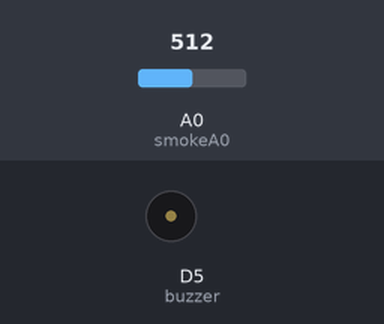
A sketch run on a simulated ESP8266 (NodeMCU). Shown: buzzer (waves = sounding, pin HIGH). The inputs (shaded band) are chosen by the test bench; at power-on: A0 (smokeA0) = 512. WiFi joins after 1.5 s; servers stay silent unless stated; what the sketch prints to the serial monitor is not drawn.

Above: at 3.0 s.
3.1 s: A0 (smokeA0) set to 688
6.2 s: A0 (smokeA0) set to 711
At 8.0 s:
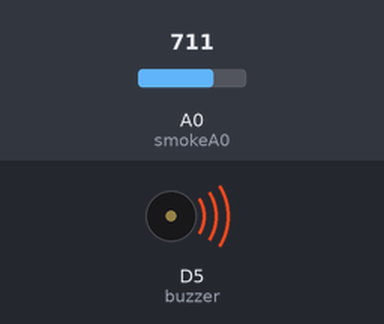
8.7 s: A0 (smokeA0) set to 690
At 10.9 s:
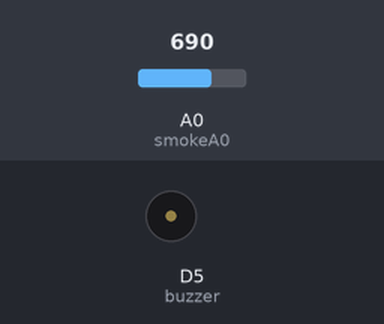
11.2 s: A0 (smokeA0) set to 710
At 13.0 s:
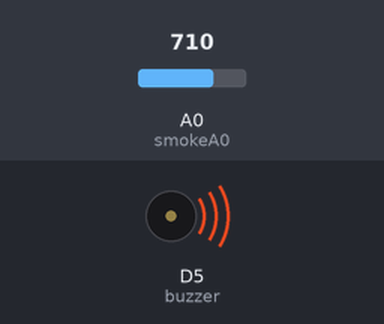
Timing chart, 0 to 14.5 s (numbered marks = the images above; inputs shaded):
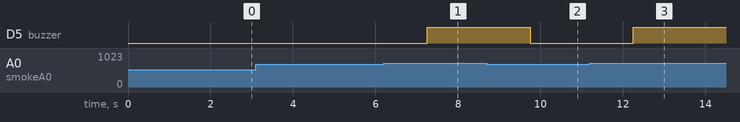

Measured:
- the behaviour switches between 700 and 701 on A0 (smokeA0) (found by bisection; images 0 and 1)
- after the input at 3.1 s, every drawn part: stays the same
- after the input at 6.2 s, D5 (buzzer): LOW → HIGH after 1.1 s
- after the input at 8.7 s, D5 (buzzer): HIGH → LOW after 1.1 s
- after the input at 11.2 s, D5 (buzzer): LOW → HIGH after 1.1 s

The sketch:

fire_detection_1.ino
```cpp
#define BLYNK_TEMPLATE_ID "TMPL4pBbwNmJw"
#define BLYNK_TEMPLATE_NAME "fire alert"
#define BLYNK_AUTH_TOKEN "bizzAYq3X721Pkvx-uXgl7_hMy3jDXJu"

#define BLYNK_PRINT Serial

#include <ESP8266WiFi.h>
#include <BlynkSimpleEsp8266.h>
#include <Firebase_ESP_Client.h>
#include <addons/RTDBHelper.h>

// ---- WiFi ----
char ssid[] = "medina";
char pass[] = "nemasifre";

// ---- Firebase ----
#define DATABASE_URL "https://smart-home-26a6e-default-rtdb.firebaseio.com"
#define API_KEY "AIzaSyBvLLHQ891y0adMOqXllmh9UX080MjctOk"

FirebaseData fbdo;
FirebaseAuth auth;
FirebaseConfig config;

// ---- Sensor ----
int smokeA0 = A0;
int sensorThres = 700;
BlynkTimer timer;

// ---- BUZZER ----
int buzzer = D5;  // <--- buzzer pin

// ---- Token status callback ----
void tokenStatusCallback(TokenInfo info) {
  Serial.printf("Token status: %d\n", info.status);
}

// ---- Funkcija za slanje podataka ----
void sendSensor() {
  int data = analogRead(smokeA0);
  Serial.print("Pin A0: ");
  Serial.println(data);

  // Šaljemo na Blynk
  Blynk.virtualWrite(V0, data);

  String smokeStatus = (data > sensorThres) ? "Smoke_detected" : "No_smoke";

  if (Firebase.ready()) {

    Firebase.RTDB.setInt(&fbdo, "/SmartHome/Sensors/smoke_value", data);
    Firebase.RTDB.setString(&fbdo, "/SmartHome/Sensors/smoke_status", smokeStatus);
    Firebase.RTDB.setInt(&fbdo, "/SmartHome/Sensors/last_update", millis());

    Serial.println("Poslato u Firebase!");
  }

  // Slanje upozorenja u Blynk
  if (data > sensorThres) {
    Blynk.logEvent("smoke_alert", "Dim detektovan!");


   // --- BUZZER UKLJUČI ---
    digitalWrite(buzzer, HIGH);
  } else {
    // --- BUZZER ISKLJUČI ---
    digitalWrite(buzzer, LOW);
  }
}

void setup() {
  Serial.begin(115200);
  pinMode(smokeA0, INPUT);

  // BUZZER pin
  pinMode(buzzer, OUTPUT);   // <--- dodano
  digitalWrite(buzzer, LOW); // sigurnosti radi

  // ---- WiFi ----
  Serial.println("Spajam se na WiFi...");
  WiFi.begin(ssid, pass);
  while (WiFi.status() != WL_CONNECTED) {
    delay(300);
    Serial.print(".");
  }
  Serial.println("\nWiFi OK!");

  // ---- Firebase konfiguracija ----
  config.api_key = API_KEY;
  config.database_url = DATABASE_URL;

  // Email + Password Authentication
  auth.user.email = "sumeaklicic3052@gmail.com";
  auth.user.password = "sumea123";

  // Status tokena (debug)
  config.token_status_callback = tokenStatusCallback;

  Firebase.begin(&config, &auth);
  Firebase.reconnectWiFi(true);

  // ---- Blynk ----
  Blynk.begin(BLYNK_AUTH_TOKEN, ssid, pass);

  // Timer za slanje podataka svakih 2.5 sekunde
  timer.setInterval(2500L, sendSensor);
}

void loop() {
  Blynk.run();
  timer.run();
}
```
